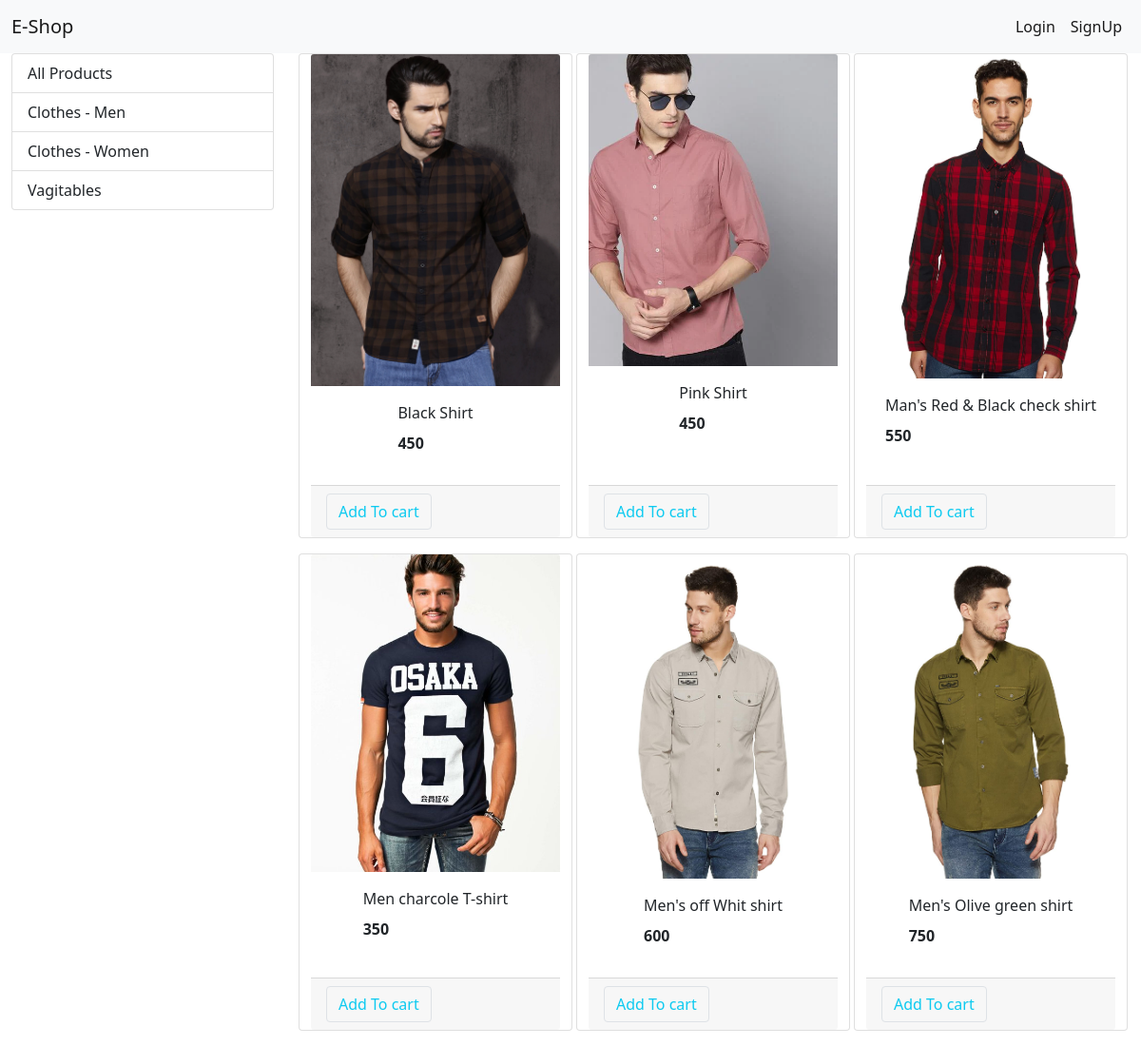
/?category=1, run on the app's committed database.
### store/models/category.py (models this page shows, shortened)
class Category(models.Model):
    name = models.CharField(max_length=50)
    @staticmethod
    def get_all_categories():
        return Category.objects.all()

### store/models/product.py (models this page shows, shortened)
class Product(models.Model):
    name = models.CharField(max_length=50)
    price = models.IntegerField(default=0)
    category = models.ForeignKey(Category,on_delete=models.CASCADE,default=1)
    description = models.CharField(max_length=200,default=' ')
    image = models.ImageField(upload_to='uploads/product/')
    @staticmethod
    def get_all_products_by_categoryid(category_id):
        if category_id:
            return Product.objects.filter(category = category_id)
        else:
            return Product.get_all_products()

### store/views.py (the view, shortened to what this page needs)
# urls.py: path('', Index.as_view(), name='homepage'),
class Index(View):
    def get(self,request):
        cart = request.session.get('cart')
        if not cart:
            request.session['cart'] = {}
        categories = Category.get_all_categories()
        categoryID = request.GET.get('category')
        if categoryID:
            products = Product.get_all_products_by_categoryid(categoryID)
        else:
            products = Product.get_all_products()
        data = {}
        data['products'] = products
        data['categories'] = categories
        return render(request, 'index.html', data)

### store/templatetags/cart.py (called while the page is built)
@register.filter(name='is_in_cart')
def is_in_cart(product,cart):
     keys = cart.keys()
     for id in keys:
         if int(id) == product.id:
             return "Product in cart"
     return ""

### store/templates/index.html (shortened to what this page needs)
  {% extends 'base.html'%}
{% block content %}
{% load cart %}
<div class="container-fluid" mt-3>
<div class="row">
<div class = "col-lg-3 mx-auto">
<div class="list-group">
<a href="/" class="list-group-item list-group-item-action ">All Products</a>
{% for category in categories%}
  <a href="/?category={{category.id}}" class="list-group-item list-group-item-action ">{{category.name}}</a>
{%endfor%}
</div>
</div>
<div id='product' class="col-lg-9 mx-auto">
<div class="row mx-auto">
  {% for product in products %}
<div class="card mx-auto mb-3 " id='{{product.id}}' style="width: 18rem;">
  <img src={{product.image.url}} class="card-img-top" alt="Card image cap">
<div class="card-body mx-auto mb-3">
    <p class="card-title">{{product.name}}</p>
    <p class="card-text"><b>{{product.price}}</b></p>
</div>
<div class ="card-footer p=0 nu-gutters">
{% if product|is_in_cart:request.session.cart%}
<div class ="row nu-gutters">
 <form action="/#{{product.id}}" class="col-2" method="post">
  {% csrf_token %}
 <input hidden type="text" name = "product" value ="{{product.id}}">
 <input hidden type="text" name = "remove" value ="True">
  <input type="submit" value = " - " class=" btn btn-block btn-secondary">
 </form>
  <div class="text-center col">{{ product|cart_quantity:request.session.cart}}</div>
 <form action="/#{{product.id}}" class="col-2" method="post">
  {% csrf_token %}
 <input hidden type="text" name = "product" value ="{{product.id}}">
  <input type="submit" value = " + " class=" btn btn-block btn-secondary">
 </form>
</div>
{%else %}
<form action="/#{{product.id}}" method= "POST" class="btn-block">
     <input type="submit" class="btn btn-outline-info border rounded " value="Add To cart">
    </form>
{%endif%}
</div>
</div>
{% endfor %}
</div>
</div>
</div>
</div>
    {% endblock %}

### data on the page
Category: name "Clothes - Men"
Category: name "Clothes - Women"
Category: name "Vagitables"
Product: {{ product.id }} 1 (drawn), image (picture), name "Black Shirt", price "450"
Product: image (picture), name "Pink Shirt", price "450"
Product: image (picture), name "Man's Red & Black check shirt", price "550"
Product: image (picture), name "Men charcole T-shirt", price "350"
Product: image (picture), name "Men's off Whit shirt", price "600"
Product: image (picture), name "Men's Olive green shirt", price "750"
